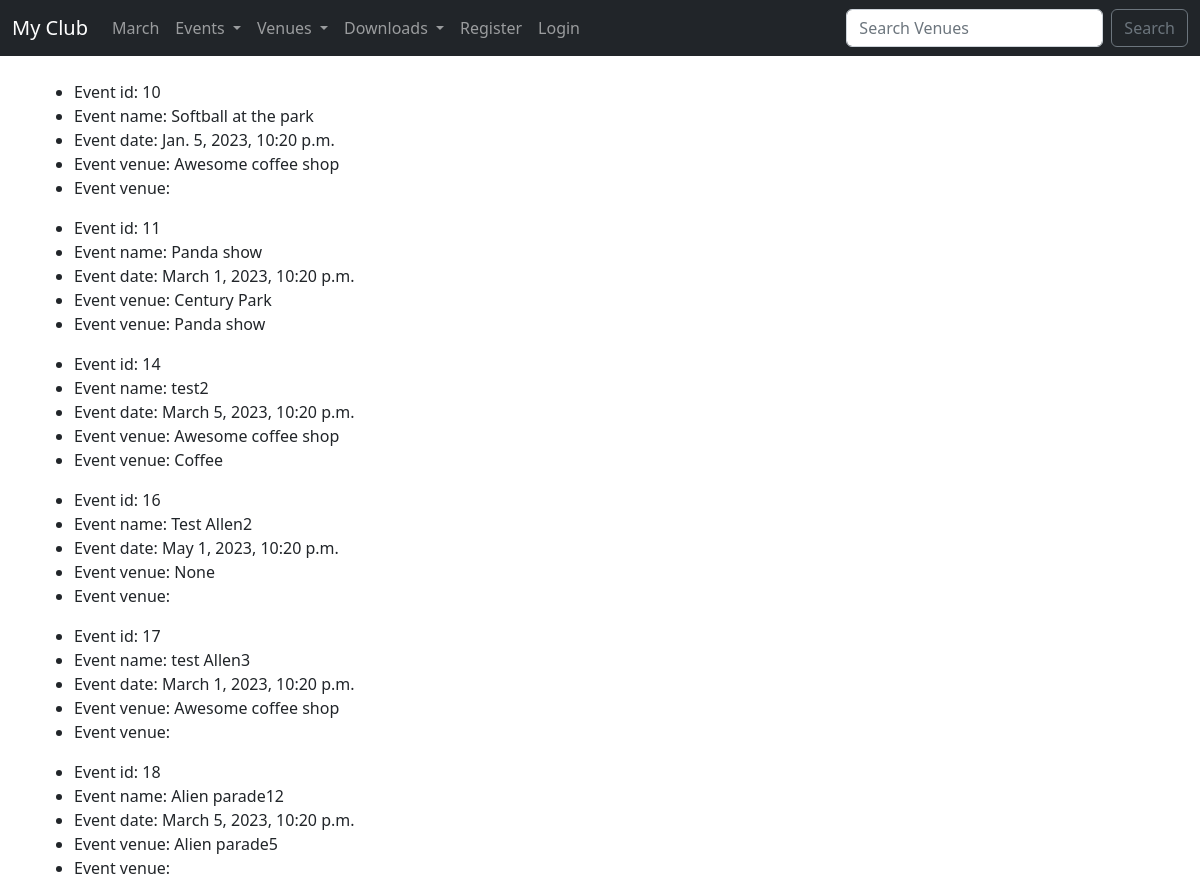
The app's page /search/ with its own data.
### events/models.py (models this page shows, shortened)
class Event(models.Model):
    name = models.CharField('Event Name', max_length=120)
    event_date = models.DateTimeField('Event Date')
    venue = models.ForeignKey(Venue, blank=True, null=True, on_delete=models.CASCADE)
    manager = models.ForeignKey(User, blank=True, null=True, on_delete=models.SET_NULL)
    description = models.TextField(blank=True)
    attendees = models.ManyToManyField(MyClubUser, blank=True)
    approved = models.BooleanField('Approved', default=False)

class Venue(models.Model):
    name = models.CharField('Venue Name', max_length=120)
    address = models.CharField(max_length=300)
    zip_code = models.CharField('Zip Code',max_length=15)
    phone = models.CharField('Contact Phone', max_length=25, blank=True)
    web = models.URLField('Website Address', blank=True)
    email_address = models.EmailField('Email Address', blank=True)
    owner = models.IntegerField('Venue owner', blank=False, default=1)
    venue_image = models.ImageField(null=True, blank=True, upload_to='images/')
    def __str__(self):
        return self.name

### events/views.py (the view)
# urls.py: path('search/', views.search_event, name="search-event"),
def search_event(request):
    query = request.GET.get('q')
    qs = Event.objects.all()
    if query is not None:
        lookups = Q(name__icontains=query) | Q(description__icontains=query)
        qs = Event.objects.filter(lookups)
    context = {"event_list": qs}
    return render(request, 'events/search_event.html', context=context)

### events/templates/events/search_event.html
{% extends 'events/base.html' %}
{% block content %}
        {% for event in event_list %}
            <ul>
                <li>Event id: {{ event.id }}</li>
                <li>Event name: {{ event.name }}</li>
                <li>Event date: {{ event.event_date }}</li>
                <li>Event venue: {{ event.venue }}</li>
                <li>Event venue: {{ event.description }}</li>
            </ul>
        {% endfor %}
{% endblock %}

### records on screen
Event: id "10", name "Softball at the park", event_date "Jan. 5, 2023, 10:20 p.m.", venue "Awesome coffee shop"
Event: id "11", name "Panda show", event_date "March 1, 2023, 10:20 p.m.", venue "Century Park", description "Panda show"
Event: id "14", name "test2", event_date "March 5, 2023, 10:20 p.m.", venue "Awesome coffee shop", description "Coffee"
Event: id "16", name "Test Allen2", event_date "May 1, 2023, 10:20 p.m.", venue "None"
Event: id "17", name "test Allen3", event_date "March 1, 2023, 10:20 p.m.", venue "Awesome coffee shop"
Event: id "18", name "Alien parade12", event_date "March 5, 2023, 10:20 p.m.", venue "Alien parade5"
